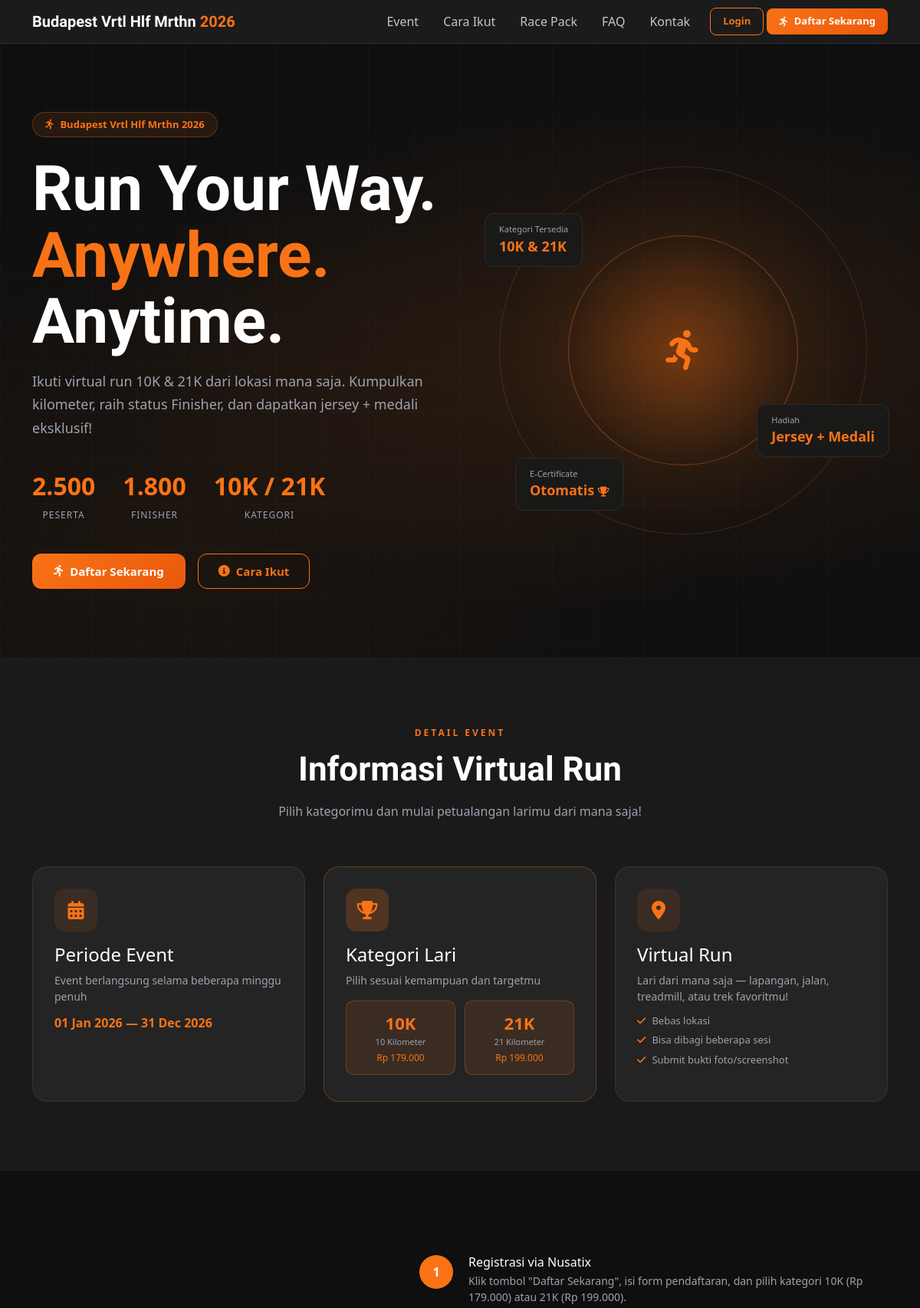
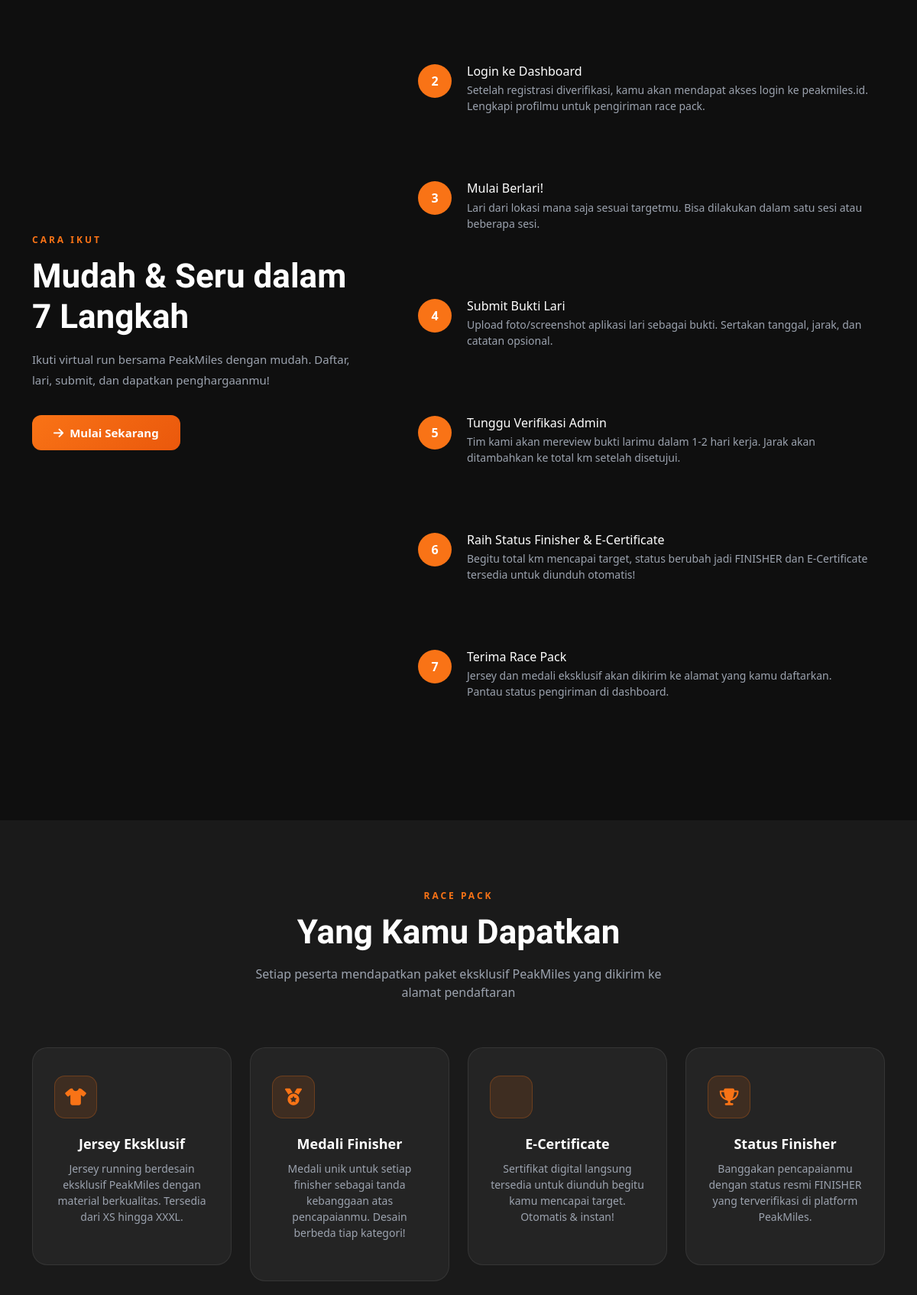
The page / (upper part) on the database its author committed (2 pictures, top to bottom).
### tables this page shows
CREATE TABLE IF NOT EXISTS events (
    id INT AUTO_INCREMENT PRIMARY KEY,
    name VARCHAR(200) NOT NULL,
    slug VARCHAR(200) NOT NULL,
    description TEXT,
    start_date DATE NOT NULL,
    end_date DATE NOT NULL,
    target_10k DECIMAL(5,2) DEFAULT 10.00,
    target_21k DECIMAL(5,2) DEFAULT 21.00,
    fee_10k INT DEFAULT 179000,
    fee_21k INT DEFAULT 199000,
    registration_url VARCHAR(500) DEFAULT 'https://nusatix.com',
    is_active TINYINT(1) DEFAULT 1,
    banner_image VARCHAR(300) NULL,
    created_at DATETIME DEFAULT CURRENT_TIMESTAMP
);

### includes/functions.php (called while the page is built, shortened)
<?php
function getActiveEvent(): ?array {
    $db = getDB();
    $stmt = $db->prepare("SELECT * FROM events WHERE is_active = 1 ORDER BY id DESC LIMIT 1");
    $stmt->execute();
    return $stmt->fetch() ?: null;
}
function sanitize(string $input): string {
    return htmlspecialchars(trim($input), ENT_QUOTES, 'UTF-8');
}

### index.php (the view, shortened to what this page needs)
<?php
require_once __DIR__ . '/includes/header.php';
$event = getActiveEvent();
?>
<section class="hero" id="home">
  <div class="hero-bg"></div>
  <div class="hero-grid"></div>
  <div class="container" style="position:relative;z-index:2;">
    <div class="row align-items-center g-5">
      <div class="col-lg-6">
        <div class="hero-badge">
          <i class="fa fa-running"></i>
          <?= $event ? sanitize($event['name']) : 'Budapest Vrtl Hlf Mrthn 2026' ?>
        </div>
        <h1 class="hero-title">Run Your Way.<br><span>Anywhere.</span><br>Anytime.</h1>
        <p class="hero-desc">Ikuti virtual run 10K & 21K dari lokasi mana saja. Kumpulkan kilometer, raih status Finisher, dan dapatkan jersey + medali eksklusif!</p>
        <div class="hero-stats">
          <div class="hero-stat">
            <span class="hero-stat-val counter" data-target="2500">0</span>
            <span class="hero-stat-label">Peserta</span>
          </div>
          <div class="hero-stat">
            <span class="hero-stat-val counter" data-target="1800">0</span>
            <span class="hero-stat-label">Finisher</span>
          </div>
          <div class="hero-stat">
            <span class="hero-stat-val">10K / 21K</span>
            <span class="hero-stat-label">Kategori</span>
          </div>
        </div>
        <div class="d-flex gap-3 flex-wrap">
          <a href="<?= SITE_URL ?>/register.php" class="btn-primary-custom">
            <i class="fa fa-running"></i> Daftar Sekarang
          </a>
          <a href="#how-it-works" class="btn-outline-custom">
            <i class="fa fa-info-circle"></i> Cara Ikut
          </a>
        </div>
      </div>
      <div class="col-lg-6">
        <div class="hero-visual">
          <div class="hero-circle">
            <div class="hero-circle-inner"><i class="fa fa-person-running" style="font-size:52px;color:var(--primary);"></i></div>
            <div class="floating-card float-1">
              <div class="floating-card-title">Kategori Tersedia</div>
              <div class="floating-card-val">10K & 21K</div>
            </div>
            <div class="floating-card float-2">
              <div class="floating-card-title">Hadiah</div>
              <div class="floating-card-val">Jersey + Medali</div>
            </div>
            <div class="floating-card float-3">
              <div class="floating-card-title">E-Certificate</div>
              <div class="floating-card-val">Otomatis <i class="fa fa-trophy" style="color:var(--primary);font-size:13px;"></i></div>
            </div>
          </div>
        </div>
      </div>
    </div>
  </div>
</section>
<section class="section section-darker" id="event">
  <div class="container">
    <div class="text-center mb-5">
      <span class="section-label">Detail Event</span>
      <h2 class="section-title">Informasi Virtual Run</h2>
      <p class="section-desc">Pilih kategorimu dan mulai petualangan larimu dari mana saja!</p>
    </div>
    <div class="row g-4">
      <div class="col-md-4">
        <div class="card-custom h-100">
          <div class="card-icon"><i class="fa fa-calendar-alt"></i></div>
          <h4 style="color:#fff;margin-bottom:8px;">Periode Event</h4>
          <p style="color:var(--gray-light);font-size:14px;margin-bottom:12px;">Event berlangsung selama beberapa minggu penuh</p>
          <?php if ($event): ?>
          <div style="color:var(--primary);font-weight:600;">
            <?= date('d M Y', strtotime($event['start_date'])) ?> — <?= date('d M Y', strtotime($event['end_date'])) ?>
          </div>
          <?php else: ?>
          <div style="color:var(--primary);font-weight:600;">1 Feb — 31 Mar 2025</div>
          <?php endif; ?>
        </div>
      </div>
      <div class="col-md-4">
        <div class="card-custom h-100" style="border-color:rgba(249,115,22,0.3);">
          <div class="card-icon" style="background:rgba(249,115,22,0.2);"><i class="fa fa-trophy"></i></div>
          <h4 style="color:#fff;margin-bottom:8px;">Kategori Lari</h4>
          <p style="color:var(--gray-light);font-size:14px;margin-bottom:16px;">Pilih sesuai kemampuan dan targetmu</p>
          <div style="display:flex;gap:12px;">
            <div style="background:rgba(249,115,22,0.1);border:1px solid rgba(249,115,22,0.3);padding:12px 20px;border-radius:10px;text-align:center;flex:1;">
              <div style="font-size:22px;font-weight:800;color:var(--primary);">10K</div>
              <div style="font-size:11px;color:var(--gray-light);">10 Kilometer</div>
              <div style="font-size:12px;color:var(--primary);margin-top:4px;">Rp 179.000</div>
            </div>
            <div style="background:rgba(249,115,22,0.1);border:1px solid rgba(249,115,22,0.3);padding:12px 20px;border-radius:10px;text-align:center;flex:1;">
              <div style="font-size:22px;font-weight:800;color:var(--primary);">21K</div>
              <div style="font-size:11px;color:var(--gray-light);">21 Kilometer</div>
              <div style="font-size:12px;color:var(--primary);margin-top:4px;">Rp 199.000</div>
            </div>
          </div>
        </div>
      </div>
      <div class="col-md-4">
        <div class="card-custom h-100">
          <div class="card-icon"><i class="fa fa-map-marker-alt"></i></div>
          <h4 style="color:#fff;margin-bottom:8px;">Virtual Run</h4>
          <p style="color:var(--gray-light);font-size:14px;margin-bottom:12px;">Lari dari mana saja — lapangan, jalan, treadmill, atau trek favoritmu!</p>
          <ul style="list-style:none;padding:0;color:var(--gray-light);font-size:13px;">
            <li style="margin-bottom:6px;"><i class="fa fa-check" style="color:var(--primary);margin-right:8px;"></i>Bebas lokasi</li>
            <li style="margin-bottom:6px;"><i class="fa fa-check" style="color:var(--primary);margin-right:8px;"></i>Bisa dibagi beberapa sesi</li>
            <li><i class="fa fa-check" style="color:var(--primary);margin-right:8px;"></i>Submit bukti foto/screenshot</li>
          </ul>
        </div>
      </div>
    </div>
  </div>
</section>
<section class="section section-dark" id="how-it-works">
  <div class="container">
    <div class="row align-items-center g-5">
      <div class="col-lg-5">
        <span class="section-label">Cara Ikut</span>
        <h2 class="section-title">Mudah & Seru dalam 7 Langkah</h2>
        <p style="color:var(--gray-light);font-size:15px;line-height:1.8;">Ikuti virtual run bersama PeakMiles dengan mudah. Daftar, lari, submit, dan dapatkan penghargaanmu!</p>
        <a href="<?= SITE_URL ?>/register.php" class="btn-primary-custom mt-3">
          <i class="fa fa-arrow-right"></i> Mulai Sekarang
        </a>
      </div>
      <div class="col-lg-7">
        <div class="step-item">
          <div class="step-num">1</div>
          <div class="step-content">
            <h4>Registrasi via Nusatix</h4>
            <p>Klik tombol "Daftar Sekarang", isi form pendaftaran, dan pilih kategori 10K (Rp 179.000) atau 21K (Rp 199.000).</p>
          </div>
        </div>
        <div class="step-item">
          <div class="step-num">2</div>
          <div class="step-content">
            <h4>Login ke Dashboard</h4>
            <p>Setelah registrasi diverifikasi, kamu akan mendapat akses login ke peakmiles.id. Lengkapi profilmu untuk pengiriman race pack.</p>
          </div>
        </div>
        <div class="step-item">
          <div class="step-num">3</div>
          <div class="step-content">
            <h4>Mulai Berlari!</h4>
            <p>Lari dari lokasi mana saja sesuai targetmu. Bisa dilakukan dalam satu sesi atau beberapa sesi.</p>
          </div>
        </div>
        <div class="step-item">
          <div class="step-num">4</div>
          <div class="step-content">
            <h4>Submit Bukti Lari</h4>
            <p>Upload foto/screenshot aplikasi lari sebagai bukti. Sertakan tanggal, jarak, dan catatan opsional.</p>
          </div>
        </div>
        <div class="step-item">
          <div class="step-num">5</div>
          <div class="step-content">
            <h4>Tunggu Verifikasi Admin</h4>
            <p>Tim kami akan mereview bukti larimu dalam 1-2 hari kerja. Jarak akan ditambahkan ke total km setelah disetujui.</p>
          </div>
        </div>
        <div class="step-item">
          <div class="step-num">6</div>
          <div class="step-content">
            <h4>Raih Status Finisher & E-Certificate</h4>
            <p>Begitu total km mencapai target, status berubah jadi FINISHER dan E-Certificate tersedia untuk diunduh otomatis!</p>
          </div>
        </div>
        <div class="step-item">
          <div class="step-num">7</div>
          <div class="step-content">
            <h4>Terima Race Pack</h4>
            <p>Jersey dan medali eksklusif akan dikirim ke alamat yang kamu daftarkan. Pantau status pengiriman di dashboard.</p>
          </div>
        </div>
      </div>
    </div>
  </div>
</section>
<section class="section section-darker" id="race-pack">
  <div class="container">
    <div class="text-center mb-5">
      <span class="section-label">Race Pack</span>
      <h2 class="section-title">Yang Kamu Dapatkan</h2>
      <p class="section-desc">Setiap peserta mendapatkan paket eksklusif PeakMiles yang dikirim ke alamat pendaftaran</p>
    </div>
      <div class="row g-4">
      <div class="col-sm-6 col-lg-3">
        <div class="benefit-card">
          <div class="benefit-icon"><i class="fa fa-shirt"></i></div>
          <div class="benefit-title">Jersey Eksklusif</div>
          <p class="benefit-desc">Jersey running berdesain eksklusif PeakMiles dengan material berkualitas. Tersedia dari XS hingga XXXL.</p>
        </div>
      </div>
      <div class="col-sm-6 col-lg-3">
        <div class="benefit-card">
          <div class="benefit-icon"><i class="fa fa-medal"></i></div>
          <div class="benefit-title">Medali Finisher</div>
          <p class="benefit-desc">Medali unik untuk setiap finisher sebagai tanda kebanggaan atas pencapaianmu. Desain berbeda tiap kategori!</p>
        </div>
      </div>
      <div class="col-sm-6 col-lg-3">
        <div class="benefit-card">
          <div class="benefit-icon"><i class="fa fa-file-certificate"></i></div>
          <div class="benefit-title">E-Certificate</div>
          <p class="benefit-desc">Sertifikat digital langsung tersedia untuk diunduh begitu kamu mencapai target. Otomatis & instan!</p>
        </div>
      </div>
      <div class="col-sm-6 col-lg-3">
        <div class="benefit-card">
          <div class="benefit-icon"><i class="fa fa-trophy"></i></div>
          <div class="benefit-title">Status Finisher</div>
          <p class="benefit-desc">Banggakan pencapaianmu dengan status resmi FINISHER yang terverifikasi di platform PeakMiles.</p>
        </div>
      </div>
    </div>
  </div>
</section>
<?php require_once __DIR__ . '/includes/footer.php'; ?>

### rows shown on the page
events: name "Budapest Vrtl Hlf Mrthn 2026", start_date "01 Jan 2026", end_date "31 Dec 2026"
